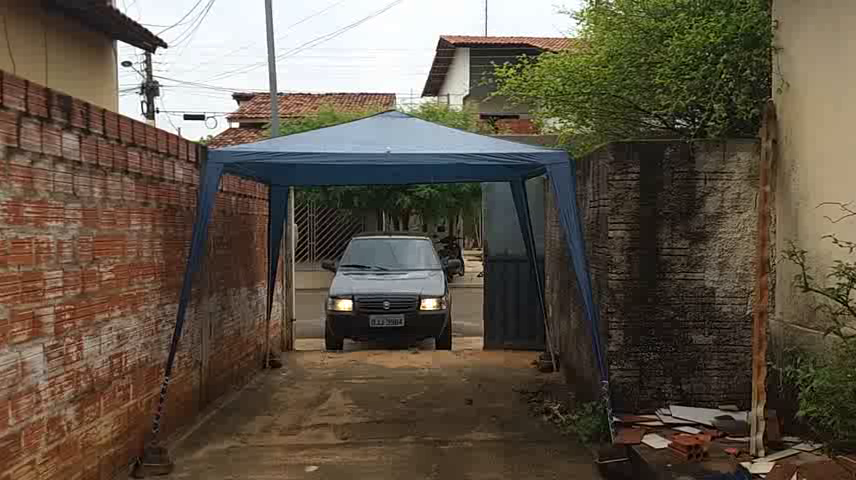
#> input picture frame 50 of resource/video480p.mp4, 856 x 480 px, given in place of video720p.mkv, which was not available
$ python video.py
#> lines starting #> are read from the running program, lines starting #| are printed output that depends on the picture; after the words box and inside, x2 and y2 are one past the last pixel; in counts of white or black regions, pixels touching at a corner belong together; pictures that were not available may be replaced by others from this repository, and a replacement may not be noted
import numpy as np
import cv2


fig = "video720p.mkv"

cap = cv2.VideoCapture("resource/" + fig )

while 1:
    ret, frame = cap.read()
#> frame is the input picture: shape (480, 856, 3); mean B, G, R 72.1, 85.9, 96.3

    cinza = cv2.cvtColor(frame, cv2.COLOR_BGR2GRAY)
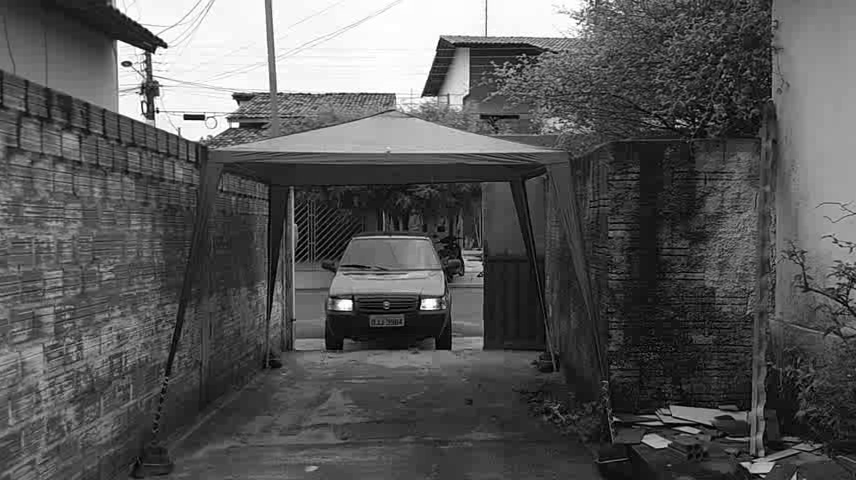
#> cinza: shape (480, 856); min 0, max 255, mean 87.4

    _, bin = cv2.threshold(cinza, 90, 255, cv2.THRESH_BINARY)
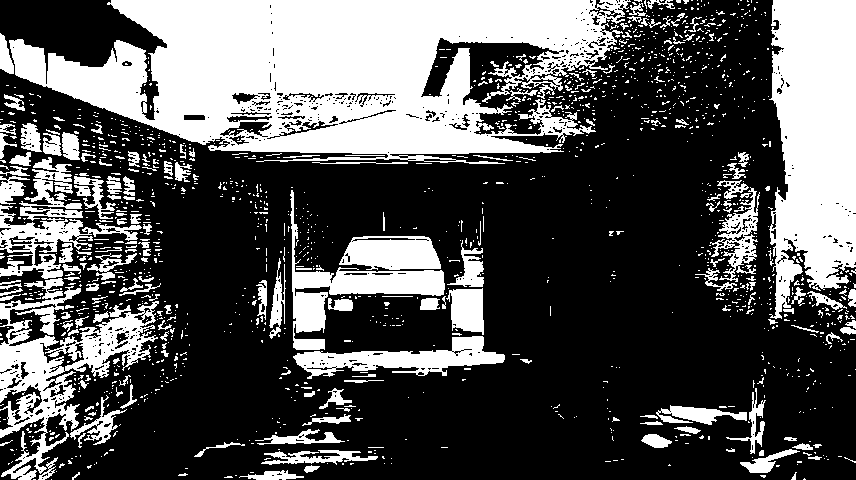
#> bin: shape (480, 856); 33.7% white; 1577 white regions (1390 under 20 px)

    desfoque = cv2.GaussianBlur(bin , (5, 5), 0)
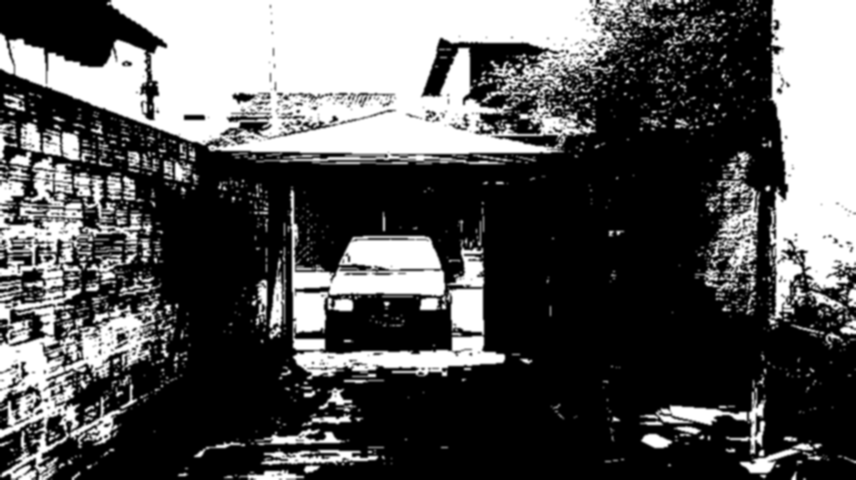
#> desfoque: shape (480, 856); min 0, max 255, mean 86

    contornos, hier = cv2.findContours(desfoque, cv2.RETR_TREE, cv2.CHAIN_APPROX_NONE)
#> contornos = 438 contours, 235 with area under 20; largest, box (x1, y1, x2, y2) and area: (0, 0, 730, 480) 140000, (246, 185, 507, 399) 29024, (761, 0, 856, 353) 28146, (693, 150, 762, 317) 7184, (296, 294, 451, 353) 5687

    for c in contornos:
        perimetro = cv2.arcLength(c, True)
        if perimetro > 170 and perimetro < 380:
            aprox = cv2.approxPolyDP(c, 0.03 * perimetro, True)

            if len(aprox) == 4:
                (x, y, alt, lar) = cv2.boundingRect(c)
                cv2.rectangle(frame, (x, y), (x + alt, y + lar), (0, 255, 0), 2)
#> this loop made 438 passes
#> perimetro on passes 1 to 3: 16.83, 33.07, 35.9

    cv2.imshow("frame", frame)

    if cv2.waitKey(30) & 0xFF == ord('0'):
#> (key Esc is pressed here)
        break

cap.release()
cv2.destroyAllWindows()

$ run again, starting later in the video
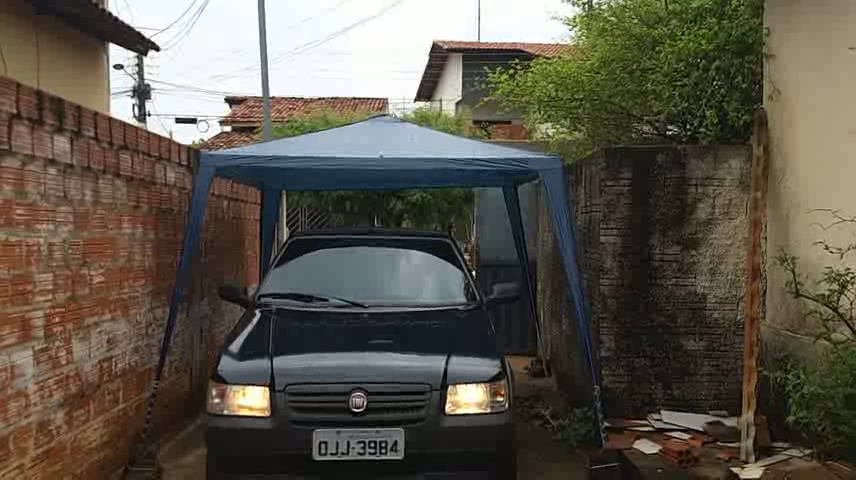
#> input picture frame 225 of resource/video480p.mp4, 856 x 480 px, given in place of video720p.mkv, which was not available
#> frame is the input picture: shape (480, 856, 3); mean B, G, R 75.3, 86.6, 92.1
#> `_, bin = cv2.threshold(cinza, 90, 255, cv2.THRESH_BINARY)`:
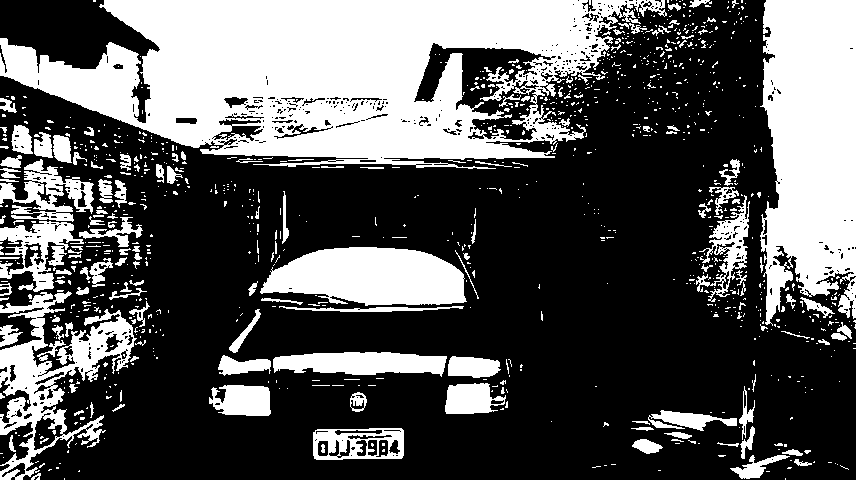
#> bin: shape (480, 856); 34.7% white; 1042 white regions (886 under 20 px)
#> contornos = 317 contours, 150 with area under 20; largest, box (x1, y1, x2, y2) and area: (0, 0, 720, 194) 90021, (0, 118, 166, 480) 38472, (753, 0, 856, 352) 31216, (246, 189, 481, 314) 13749, (216, 307, 514, 416) 8940
#> the loop `for c in contornos:` made 317 passes
#> (perimetro, aprox, x, y, alt, lar) on pass 9: (252.1, [[405, 428], [315, 427], [311, 457], [403, 460]], 311, 426, 95, 36)
#> after the loop `for c in contornos:`:
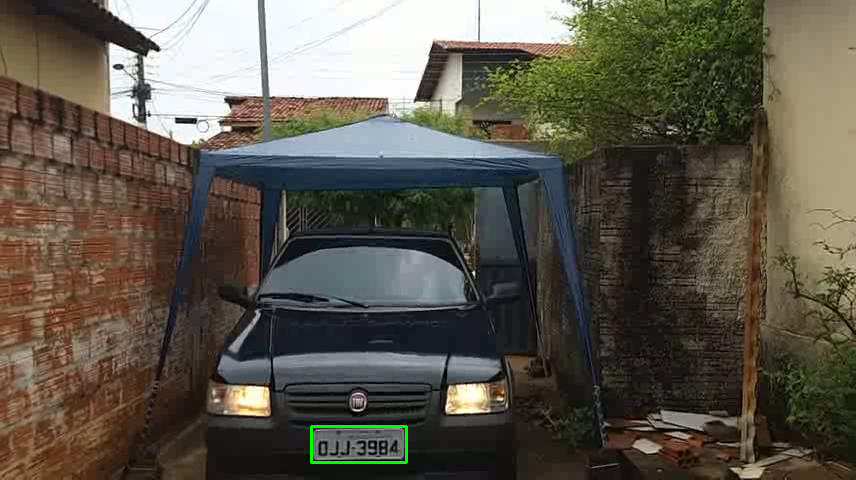
#> frame: shape (480, 856, 3); 0.19% of pixels changed, all inside (x1, y1, x2, y2) = (310, 425, 408, 464)

$ run again, starting later in the video
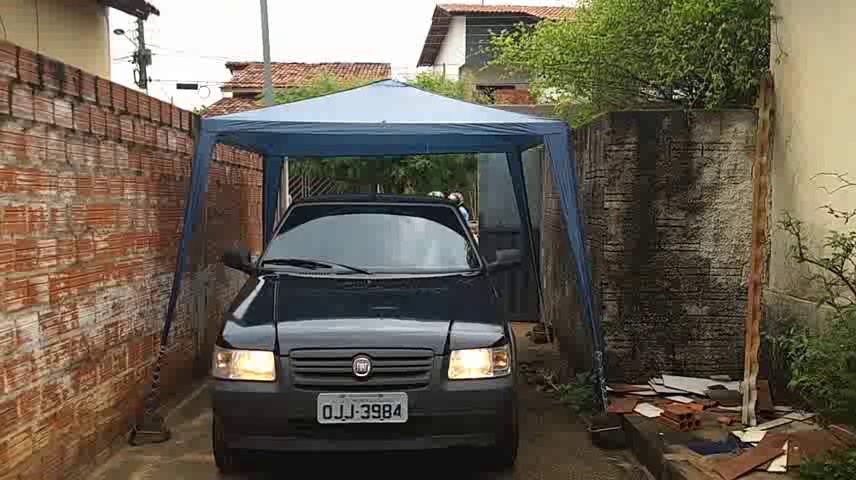
#> input picture frame 400 of resource/video480p.mp4, 856 x 480 px, given in place of video720p.mkv, which was not available
#> frame is the input picture: shape (480, 856, 3); mean B, G, R 81.4, 95, 103.7
#> `_, bin = cv2.threshold(cinza, 90, 255, cv2.THRESH_BINARY)`:
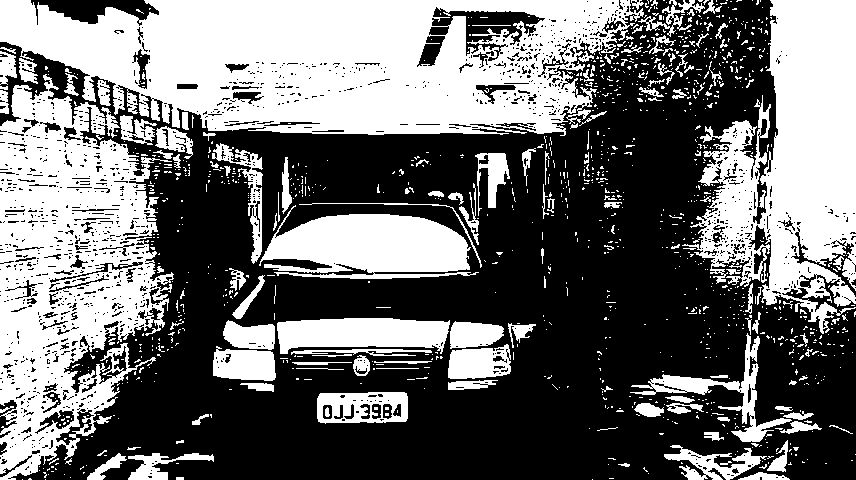
#> bin: shape (480, 856); 43.6% white; 1203 white regions (1059 under 20 px)
#> contornos = 341 contours, 187 with area under 20; largest, box (x1, y1, x2, y2) and area: (0, 0, 856, 480) 240554, (315, 390, 410, 426) 3106, (78, 448, 216, 480) 2144, (282, 205, 464, 234) 1714, (577, 127, 626, 221) 1358
#> the loop `for c in contornos:` made 341 passes
#> (perimetro, aprox, x, y, alt, lar) on pass 21: (251.2, [[409, 394], [318, 391], [315, 420], [407, 423]], 315, 390, 95, 36)
#> after the loop `for c in contornos:`:
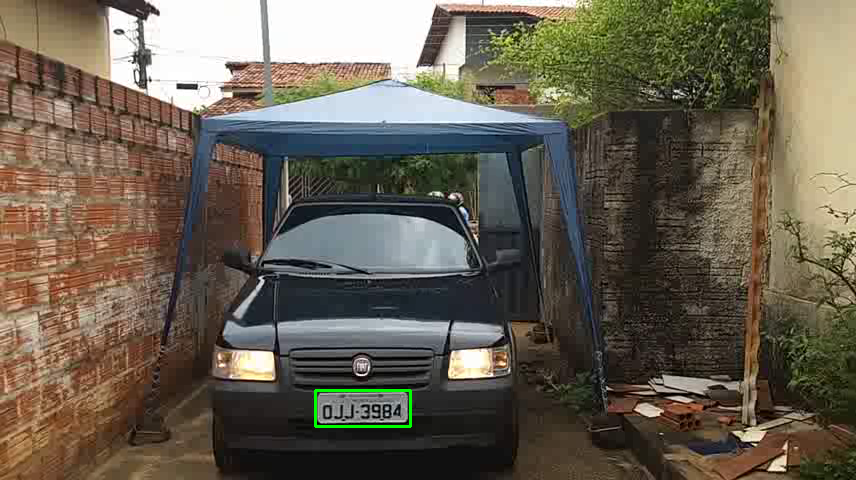
#> frame: shape (480, 856, 3); 0.19% of pixels changed, all inside (x1, y1, x2, y2) = (314, 389, 412, 428)
